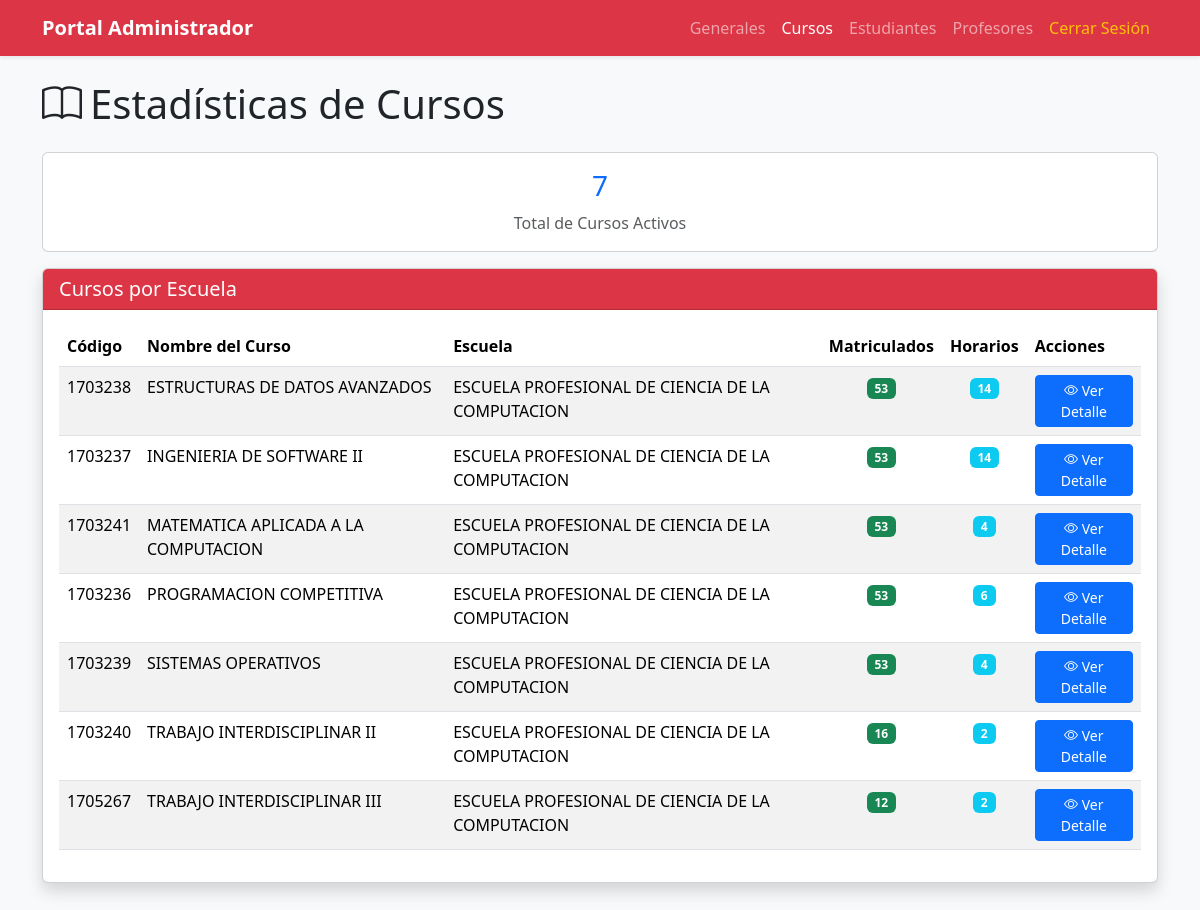
/administrador/estadisticas/cursos/ (signed in), run on the app's committed database.
### app/models/curso/models.py (models this page shows, shortened)
class Curso(models.Model):
    codigo = models.CharField(max_length=20, unique=True, primary_key=True)
    nombre = models.CharField(max_length=200)
    descripcion = models.TextField(blank=True, null=True)
    creditos = models.IntegerField(default=3)
    horas_teoria = models.IntegerField(default=2)
    horas_practica = models.IntegerField(default=2)
    horas_laboratorio = models.IntegerField(default=0)
    semestre_recomendado = models.IntegerField(default=1)
    escuela = models.ForeignKey(
        Escuela,
        on_delete=models.PROTECT,
        related_name='cursos'
    )
    prerequisitos = models.ManyToManyField(
        'self',
        symmetrical=False,
        related_name='cursos_siguientes',
        blank=True
    )
    fecha_creacion = models.DateTimeField(auto_now_add=True)
    fecha_actualizacion = models.DateTimeField(auto_now=True)
    is_active = models.BooleanField(default=True)
    tiene_grupo_b = models.BooleanField(
        default=False,
        help_text='Si el curso tiene dos grupos (A y B)'
    )
    class Meta:
        db_table = 'curso'
        verbose_name = 'Curso'
        verbose_name_plural = 'Cursos'
        ordering = ['codigo']

### app/models/usuario/models.py (models this page shows, shortened)
class Escuela(models.Model):
    codigo = models.CharField(max_length=20, unique=True, primary_key=True)
    nombre = models.CharField(max_length=200)
    facultad = models.CharField(max_length=200, blank=True, null=True)
    descripcion = models.TextField(blank=True, null=True)
    is_active = models.BooleanField(default=True)
    class Meta:
        db_table = 'escuela'
        verbose_name = 'Escuela'
        verbose_name_plural = 'Escuelas'

### app/models/usuario/admin_views.py (the view)
# urls.py: path('administrador/estadisticas/cursos/', admin_views.estadisticas_cursos, name='estadisticas_cursos'),
@never_cache
@login_required
def estadisticas_cursos(request):
    if not hasattr(request.user, 'tipo_usuario'):
        messages.error(request, 'No tiene permisos para acceder a esta página.')
        return redirect('login')
    tipo = request.user.tipo_usuario.nombre
    if tipo != 'Administrador':
        messages.error(request, 'Solo administradores pueden ver estadísticas de cursos.')
        return redirect('login')
    from app.models.curso.models import Curso
    from app.models.matricula.models import Matricula
    from app.models.horario.models import Horario
    from django.db.models import Count, Avg, Q
    cursos = Curso.objects.filter(is_active=True).annotate(
        num_matriculados=Count('matriculas', distinct=True, filter=Q(
            matriculas__periodo_academico='2025-B',
            matriculas__estado='MATRICULADO'
        )),
        num_horarios=Count('horarios', distinct=True, filter=Q(horarios__is_active=True))
    ).select_related('escuela').order_by('escuela__nombre', 'nombre')
    context = {
        'usuario': request.user,
        'cursos': cursos,
        'total_cursos': cursos.count(),
    }
    return render(request, 'admin/estadisticas_cursos.html', context)

### Templates/admin/estadisticas_cursos.html (shortened to what this page needs)
<!doctype html>
<html lang="es">
<head>
    <link href="https://cdn.jsdelivr.net/npm/bootstrap@5.3.2/dist/css/bootstrap.min.css" rel="stylesheet">
    <link rel="stylesheet" href="https://cdn.jsdelivr.net/npm/bootstrap-icons@1.11.1/font/bootstrap-icons.css">
</head>
<body class="bg-light">
    <nav class="navbar navbar-expand-lg navbar-dark bg-danger shadow-sm">
        <div class="container">
            <a class="navbar-brand fw-bold" href="{% url 'admin_dashboard' %}">Portal Administrador</a>
            <div class="collapse navbar-collapse">
                <ul class="navbar-nav ms-auto">
                    <li class="nav-item"><a class="nav-link" href="{% url 'estadisticas_generales' %}">Generales</a></li>
                    <li class="nav-item"><a class="nav-link active" href="{% url 'estadisticas_cursos' %}">Cursos</a></li>
                    <li class="nav-item"><a class="nav-link" href="{% url 'estadisticas_estudiantes' %}">Estudiantes</a></li>
                    <li class="nav-item"><a class="nav-link" href="{% url 'estadisticas_profesores' %}">Profesores</a></li>
                    <li class="nav-item"><a class="nav-link text-warning" href="{% url 'logout' %}">Cerrar Sesión</a></li>
                </ul>
            </div>
        </div>
    </nav>
    <main class="container mt-4 mb-5">
        <h1 class="mb-4"><i class="bi bi-book me-2"></i>Estadísticas de Cursos</h1>
        <div class="card mb-3">
            <div class="card-body text-center">
                <h3 class="text-primary">{{ total_cursos }}</h3>
                <p class="text-muted mb-0">Total de Cursos Activos</p>
            </div>
        </div>
        <div class="card shadow">
            <div class="card-header bg-danger text-white">
                <h5 class="mb-0">Cursos por Escuela</h5>
            </div>
            <div class="card-body">
                <table class="table table-striped table-hover">
                    <thead>
                        <tr>
                            <th>Código</th>
                            <th>Nombre del Curso</th>
                            <th>Escuela</th>
                            <th>Matriculados</th>
                            <th>Horarios</th>
                            <th>Acciones</th>
                        </tr>
                    </thead>
                    <tbody>
                        {% for curso in cursos %}
                        <tr>
                            <td>{{ curso.codigo }}</td>
                            <td>{{ curso.nombre }}</td>
                            <td>{{ curso.escuela.nombre|default:"N/A" }}</td>
                            <td class="text-center">
                                <span class="badge bg-success">{{ curso.num_matriculados }}</span>
                            </td>
                            <td class="text-center">
                                <span class="badge bg-info">{{ curso.num_horarios }}</span>
                            </td>
                            <td>
                                <a href="{% url 'estadisticas_curso_detalle' curso.codigo %}" class="btn btn-sm btn-primary">
                                    <i class="bi bi-eye"></i> Ver Detalle
                                </a>
                            </td>
                        </tr>
                        {% empty %}
                        <tr>
                            <td colspan="6" class="text-center text-muted">No hay cursos registrados</td>
                        </tr>
                        {% endfor %}
                    </tbody>
                </table>
            </div>
        </div>
    </main>
</body>
</html>

### data on the page
Curso: codigo "1703238", nombre "ESTRUCTURAS DE DATOS AVANZADOS", escuela.nombre "ESCUELA PROFESIONAL DE CIENCIA DE LA COMPUTACION", num_matriculados "53", num_horarios "14"
Curso: codigo "1703237", nombre "INGENIERIA DE SOFTWARE II", escuela.nombre "ESCUELA PROFESIONAL DE CIENCIA DE LA COMPUTACION", num_matriculados "53", num_horarios "14"
Curso: codigo "1703241", nombre "MATEMATICA APLICADA A LA COMPUTACION", escuela.nombre "ESCUELA PROFESIONAL DE CIENCIA DE LA COMPUTACION", num_matriculados "53", num_horarios "4"
Curso: codigo "1703236", nombre "PROGRAMACION COMPETITIVA", escuela.nombre "ESCUELA PROFESIONAL DE CIENCIA DE LA COMPUTACION", num_matriculados "53", num_horarios "6"
Curso: codigo "1703239", nombre "SISTEMAS OPERATIVOS", escuela.nombre "ESCUELA PROFESIONAL DE CIENCIA DE LA COMPUTACION", num_matriculados "53", num_horarios "4"
Curso: codigo "1703240", nombre "TRABAJO INTERDISCIPLINAR II", escuela.nombre "ESCUELA PROFESIONAL DE CIENCIA DE LA COMPUTACION", num_matriculados "16", num_horarios "2"
Curso: codigo "1705267", nombre "TRABAJO INTERDISCIPLINAR III", escuela.nombre "ESCUELA PROFESIONAL DE CIENCIA DE LA COMPUTACION", num_matriculados "12", num_horarios "2"

### other printed values
{{ total_cursos }} "7"
